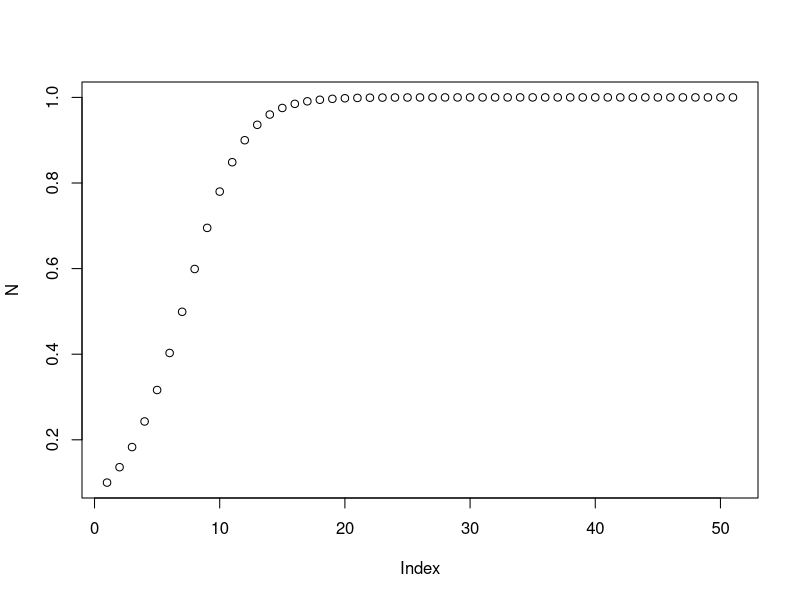
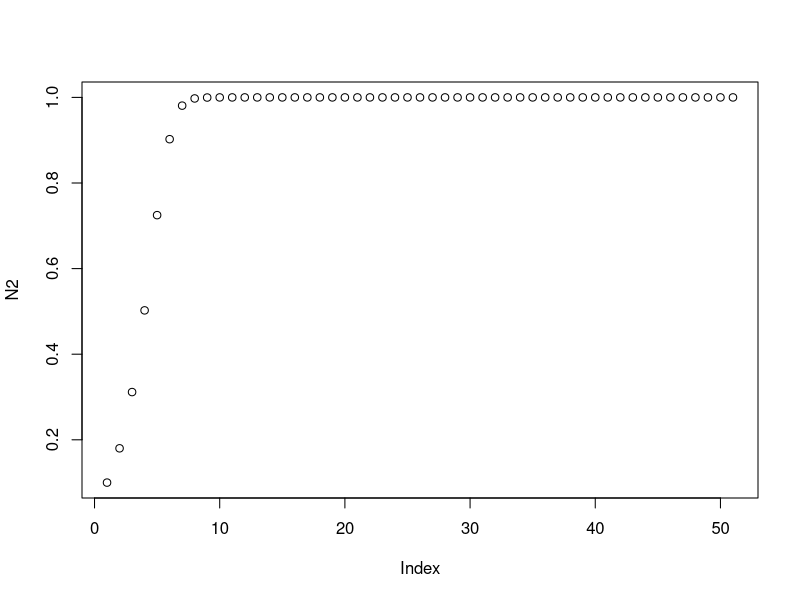
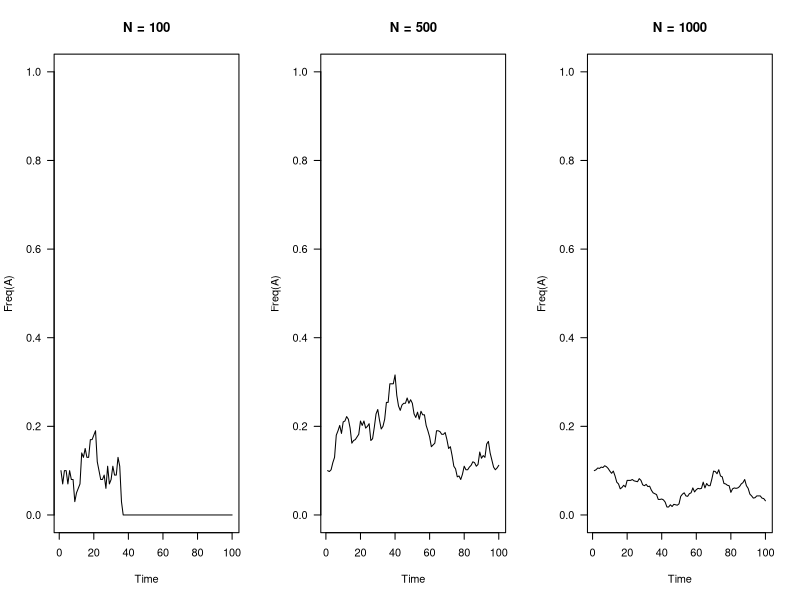
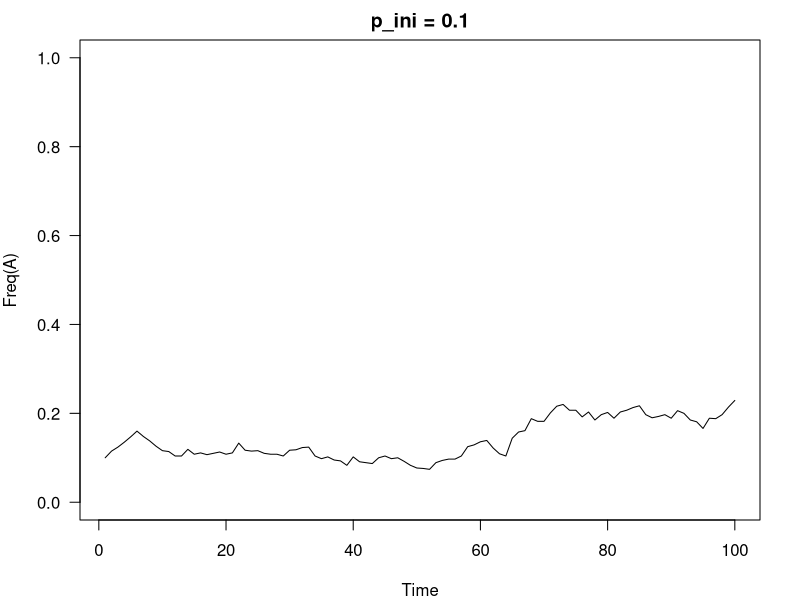
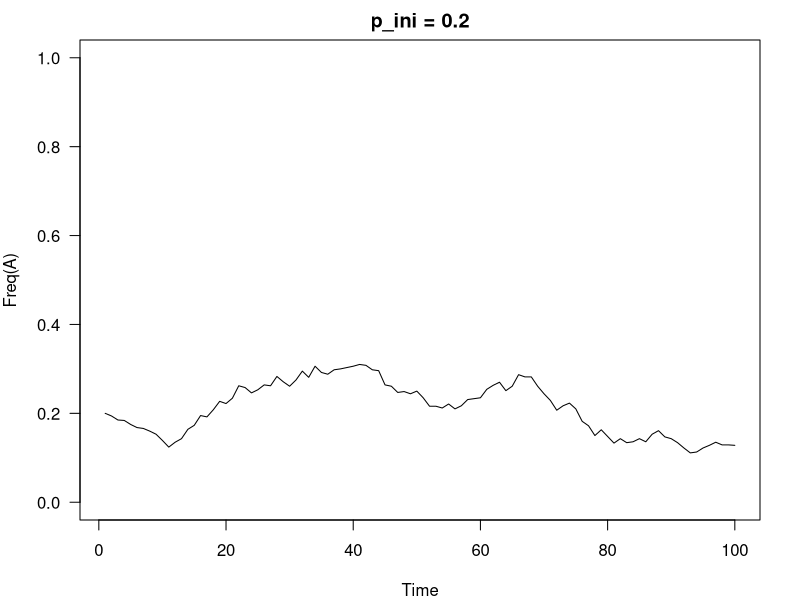
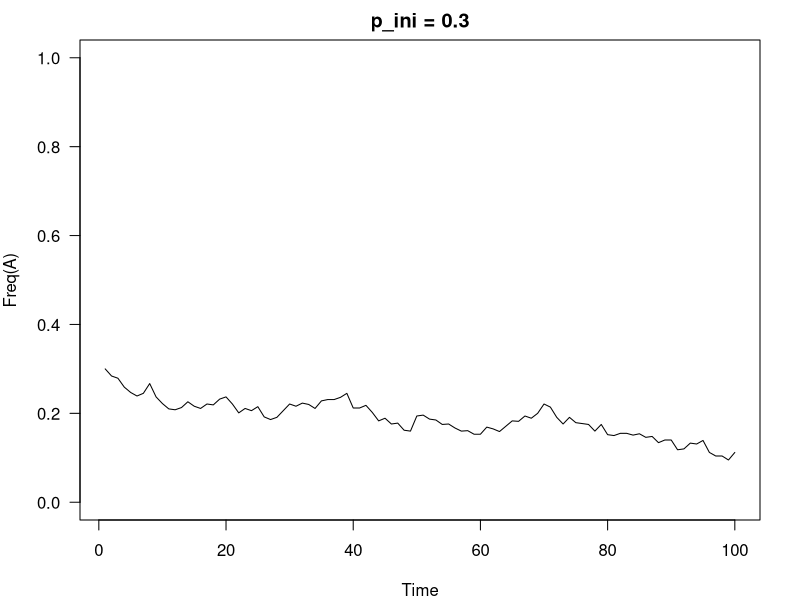
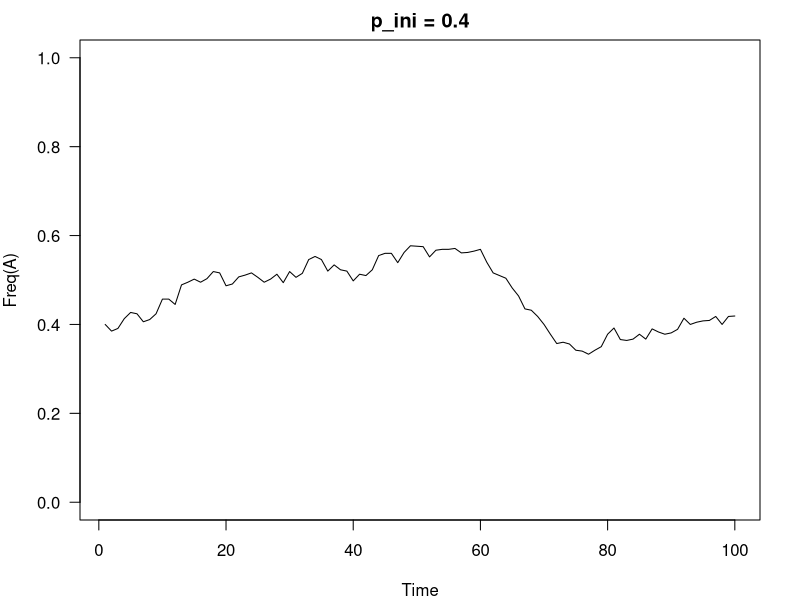
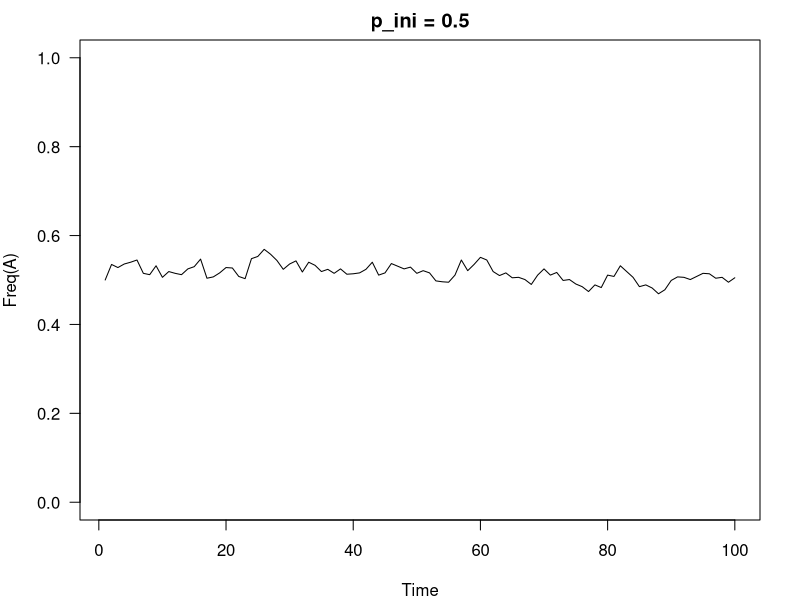

Source code (R) for these figures, in order:
## ---- chunk 1
knitr::opts_chunk$set(echo = TRUE)
## ---- chunk 2
#Load libraries
library(tidyverse)

## ---- chunk 3
#Load data
cod_pop <- c(1450, 1420, 1050, 2643, 1060, 1080, 1410, 1150, 740, 175, 43, 10, 12,
15, 16, 16, 28, 30, 32, 23, 12, 19, 27)
years <- c(1983, 1984, 1985, 1986, 1987, 1988, 1989, 1990, 1991, 1992, 1993, 1994,
1995, 1996, 1997, 1998, 1999, 2000, 2001, 2002, 2003, 2004, 2005)

#Build plot


## ---- chunk 4
#Define parameters
r <- 0.4
t <- 50
K <-1

#Create vector
N <- vector(length = length(t)) #storing population data
N[1] <- 0.1 #when t = 1

#Create loop
for(i in 1:t){
  N[i+1] <- N[i] + r * N[i] * (1-N[i]/K) #for some reason you NEED the [i+1] which I thought was exponential growth exclusive
}

## ---- chunk 5
#Plot
plot(N) 
## ---- chunk 6
#Define parameters
r2 <- 0.89
t2 <- 50
K2 <-1

#Create vector
N2 <- vector(length = length(t2)) #storing population data
N2[1] <- 0.1 #when t = 1

#Create loop
for(i in 1:t2){
  N2[i+1] <- N2[i] + r2 * N2[i] * (1-N2[i]/K2) #for some reason you NEED the [i+1] which I thought was exponential growth exclusive
}
#Plot
plot(N2) 
## ---- chunk 7



## ---- chunk 8
N_values <- c(100, 500, 1000)  # Vary population size
p_ini <- 0.1  # Initial frequency of the A allele
u <- 0.1  # Mutation rate

max.time <- 100  # Time to run simulations

sample.population <- function(p, N, u) {
  next_pop <- vector("character", length = N)
  for (i in 1:N) {
    if (sample(x = c("A", "a"), size = 1, prob = c(p, 1 - p)) == "a") {
      # Check for mutation with probability u
      mutate <- rbinom(1, size = 1, prob = u)
      if (mutate == 1) {
        new_allele <- "A"
      } else {
        new_allele <- "a"
      }
    } else {
      new_allele <- "A"
    }
    next_pop[i] <- new_allele
  }
  return(sum(next_pop == "A") / N)  # Returns the value for p
}
results <- list()

# Question 1: Effect of population size on probability of extinction
for (N in N_values) {
  p <- numeric(max.time)
  p[1] <- p_ini
  for (t in 1:(max.time - 1)) {
    p[t + 1] <- sample.population(p[t], N, u = 0)
  }
  results[[paste("N", N, sep = "_")]] <- p
}

par(mfrow = c(1, length(N_values)))
for (i in 1:length(N_values)) {
  plot(1:max.time, results[[i]], ylim = c(0, 1), type = "l", las = 1,
       ylab = "Freq(A)", xlab = "Time", main = paste("N =", N_values[i]))
}
## ---- chunk 9
# Set up parameter values
N <- 1000  # Population size
p_ini_values <- seq(0.1, 0.9, by = 0.1)  # Vary initial frequency of A allele
u <- 0.1  # Mutation rate

max.time <- 100  # Time to run simulations

# Custom built function with mutation (u)
sample.population <- function(p, N, u) {
  next_pop <- vector("character", length = N)
  for (i in 1:N) {
    if (sample(x = c("A", "a"), size = 1, prob = c(p, 1 - p)) == "a") {
      # Check for mutation with probability u
      mutate <- rbinom(1, size = 1, prob = u)
      if (mutate == 1) {
        new_allele <- "A"
      } else {
        new_allele <- "a"
      }
    } else {
      new_allele <- "A"
    }
    next_pop[i] <- new_allele
  }
  return(sum(next_pop == "A") / N)  # Returns the value for p
}

# Initialize a list to store results
results <- list()
# Question 2: Effect of initial frequency on probability of fixation
for (p_ini in p_ini_values) {
  p <- numeric(max.time)
  p[1] <- p_ini
  for (t in 1:(max.time - 1)) {
    p[t + 1] <- sample.population(p[t], N, u = 0)
  }
  results[[paste("p_ini", p_ini, sep = "_")]] <- p
}


options(repr.plot.width = 10, repr.plot.height = 6)  


for (i in 1:length(p_ini_values)) {
  
  par(mfrow = c(1, 1))  
  
  par(mar = c(4, 4, 2, 2))  
  
  plot(1:max.time, results[[i]], ylim = c(0, 1), type = "l", las = 1,
       ylab = "Freq(A)", xlab = "Time", main = paste("p_ini =", p_ini_values[i]))
}
## ---- chunk 10
N <- 1000  # Population size
p_ini <- 0.1  # Initial frequency of the A allele
u_values <- c(0, 0.1, 0.5)  # Vary mutation rate

max.time <- 100  # Time to run simulations

sample.population <- function(p, N, u) {
  next_pop <- vector("character", length = N)
  for (i in 1:N) {
    if (sample(x = c("A", "a"), size = 1, prob = c(p, 1 - p)) == "a") {
      # Check for mutation with probability u
      mutate <- rbinom(1, size = 1, prob = u)
      if (mutate == 1) {
        new_allele <- "A"
      } else {
        new_allele <- "a"
      }
    } else {
      new_allele <- "A"
    }
    next_pop[i] <- new_allele
  }
  return(sum(next_pop == "A") / N)  # Returns the value for p
}

results <- list()

# Question 3: Effect of mutation rate on probability of extinction and stability
for (u in u_values) {
  p <- numeric(max.time)
  p[1] <- p_ini
  for (t in 1:(max.time - 1)) {
    p[t + 1] <- sample.population(p[t], N, u)
  }
  results[[paste("u", u, sep = "_")]] <- p
}

par(mfrow = c(1, length(u_values)))
for (i in 1:length(u_values)) {
  plot(1:max.time, results[[i]], ylim = c(0, 1), type = "l", las = 1,
       ylab = "Freq(A)", xlab = "Time", main = paste("u =", u_values[i]))
}

